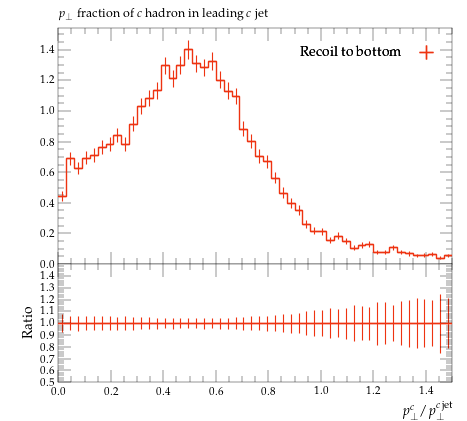

This chart was generated by the following Python code:
#! /usr/bin/env python

# This Python script was auto-generated using YODA v2.0.2.
# Analysis object: /MC_HFJETS/ptfracC
# Timestamp: 29-07-2026 (16:22:27)

import matplotlib as mpl
import matplotlib.pyplot as plt
mpl.use('Agg') # comment out for interactive use
import os
import numpy as np

plotDir = os.path.split(os.path.realpath(__file__))[0]
if 'YODA_USER_PLOT_PATH' in globals():
    plot_outdir = globals()['YODA_USER_PLOT_PATH']
else:
    plot_outdir = plotDir

#plot style
plt.style.use(os.path.join(plotDir, '../default.mplstyle'))
# plot metadata
figW, figH = plt.rcParams['figure.figsize']
ax_xLabel = r'$p_\perp^c / p_\perp^{c\,\mathrm{jet}}$'
ax_yLabel = r''
ax_title  = r'$p_\perp$ fraction of $c$ hadron in leading $c$ jet'
ax_xScale = 'linear'
ax_yScale = 'linear'
xLims = (0.0, 1.5)
yLims = (0.0, 1.5425476)

# TeX-friendly labels for the legend
labels = {
    'legend' : ([ r"Recoil to bottom" ], r""),
}

# Adjust canvas width and height
canvasW = 10.0
canvasH = 9.0
figW *= canvasW/10.
figH *= canvasH/9.

# Create figure and axis objects
fig, (ax, ratio0_ax) = plt.subplots(2, 1, sharex=True,
                  figsize=(figW,figH), gridspec_kw={'height_ratios': (6.0, 3.0)})

# Set figure margins
plt.subplots_adjust(
    left   = 1.0 * plt.rcParams['figure.subplot.left'],
    right  = 1.0 * plt.rcParams['figure.subplot.right'],
    top    = 1.0 * plt.rcParams['figure.subplot.top'],
    bottom = 1.0 * plt.rcParams['figure.subplot.bottom'])

ratio0_ax.yaxis.set_major_locator(mpl.ticker.MultipleLocator(0.1))
ratio0_ax.set_ylim(0.5, 1.4999)
ratio0_ax.set_ylabel('Ratio')

# the numerical data is stored in a separate file
dataf = dict()
prefix = os.path.split(__file__)[0]
if prefix:    prefix = prefix + '/'
exec(open(prefix+'ptfracC__data.py').read(), dataf)


legend_handles = dict() # keep track of handles for the legend

# style options for curves
# starts at zorder>=5 to draw curve on top of legend
styles = {
  'recoil_b': {
    'color' : '#EE3311',
    'linestyle' : '-',
    'linewidth' : 1,
    'marker' : 'none',
    'markersize' : 2,
    'capsize' : 0.0,
    'zorder' : 5,
    'histstyle' : 1,
    'drawstyle' : 'steps-pre',
    'xerrorbars' : 1,
    'yerrorbars' : 1,
    'fillcolor' : None,
    'fillopacity' : 1.0,
    'ratio0_linestyle' : '-',
    'ratio0_linewidth' : 1,
    'ratio0_marker' : 'none',
    'ratio0_markersize' : 2,
    'ratio0_capsize' : 0.0,
    'ratio0_zorder' : 5,
    'ratio0_histstyle' : 1,
    'ratio0_drawstyle' : 'steps-pre',
    'ratio0_xerrorbars' : 1,
    'ratio0_yerrorbars' : 1,
  },
}

# curve from input yoda files in main panel
for label, yvals in dataf['yvals'].items():
    if all(np.isnan(v) for v in dataf['yvals'][label]):
        continue
    tmp = None
    if styles[label]['histstyle']: # draw as histogram
        xpos = dataf['xedges'][label] if styles[label]['drawstyle'] else dataf['xpoints'][label]
        ypos = np.insert(yvals, 0, yvals[0]) if styles[label]['drawstyle'] else yvals
        if styles[label]['fillcolor']: # fill area below curve
            ax.fill_between(xpos, ypos, step='pre',
                            color=styles[label]['fillcolor'],
                            alpha=styles[label]['fillopacity'])
        tmp, = ax.plot(xpos, ypos,
                       color=styles[label]['color'],
                       linestyle=styles[label]['linestyle'],
                       linewidth=styles[label]['linewidth'],
                       drawstyle=styles[label]['drawstyle'], solid_joinstyle='miter',
                       zorder=styles[label]['zorder'], label=label)
    tmp = ax.errorbar(dataf['xpoints'][label], yvals,
                      xerr=np.array(dataf['xerrs'][label])*styles[label]['xerrorbars'],
                      yerr=np.array(dataf['yerrs'][label])*styles[label]['yerrorbars'],
                      fmt=styles[label]['marker'], capsize=styles[label]['capsize'],
                      markersize=styles[label]['markersize'],
                      ecolor=styles[label]['color'],
                      color=styles[label]['color'], zorder=styles[label]['zorder'])
    tmp[-1][0].set_linestyle(styles[label]['linestyle'])
    tmp[-1][0].set_linewidth(styles[label]['linewidth'])
    if label in dataf['add_legend_handle']:  legend_handles[label] = tmp
    for varLabel in dataf['variation_yvals'].keys():
        if varLabel.startswith(label):
            tmp, = ax.plot(dataf['xedges'][label], dataf['variation_yvals'][varLabel],
                           color=styles[label]['color'],
                           linestyle=styles[label]['linestyle'],
                           linewidth=styles[label]['linewidth'],
                           drawstyle='steps-pre', solid_joinstyle='miter',
                           zorder=styles[label]['zorder'], alpha=0.5)


# plots on ratio panel
# curve from input yoda files in ratio panel
for label, yvals in dataf['ratio0_yvals'].items():
    if all(np.isnan(v) for v in yvals):
        continue
    if styles[label]['ratio0_histstyle']: # plot as histogram
        xpos = dataf['xedges']['recoil_b'] if styles[label]['ratio0_drawstyle'] else dataf['xpoints']['recoil_b']
        ypos = np.insert(yvals, 0, yvals[0]) if styles[label]['ratio0_drawstyle'] else yvals
        ratio0_ax.plot(xpos, ypos,
                       color=styles[label]['color'],
                       linewidth=styles[label]['linewidth'],
                       linestyle=styles[label]['ratio0_linestyle'],
                       drawstyle=styles[label]['ratio0_drawstyle'], zorder=styles[label]['zorder'],
                       solid_joinstyle='miter')
    tmp = ratio0_ax.errorbar(dataf['xpoints']['recoil_b'], yvals,
                             xerr=np.array(dataf['ref_xerrs'])*styles[label]['ratio0_xerrorbars'],
                             yerr=np.array(dataf['ratio0_yerrs'][label])*styles[label]['ratio0_yerrorbars'],
                             fmt=styles[label]['ratio0_marker'], capsize=styles[label]['ratio0_capsize'],
                             markersize=styles[label]['ratio0_markersize'],
                             ecolor=styles[label]['color'],
                             color=styles[label]['color'])
    tmp[-1][0].set_linestyle(styles[label]['ratio0_linestyle'])
    tmp[-1][0].set_linewidth(styles[label]['ratio0_linewidth'])

    for varlabel in dataf['ratio0_variation_vals'].keys():
        if varlabel.startswith(label):
            ratio0_ax.plot(dataf['xedges']['recoil_b'],
                            dataf['ratio0_variation_vals'][varlabel],
                            color=styles[label]['color'],
                            linestyle=styles[label]['linestyle'],
                            linewidth=styles[label]['linewidth'],
                            drawstyle='steps-pre', solid_joinstyle='miter',
                            zorder=1, alpha=0.5)

legend_items = list(legend_handles.values())
ax.add_artist(ax.legend(legend_items,
                        labels['legend'][0],
                        title=labels['legend'][1],
                        alignment='right',
                        loc='upper right',
                        bbox_to_anchor=(1.0, 0.97),markerfirst=False))

# set plot metadata as defined above
ratio0_ax.set_xlabel(ax_xLabel)
ratio0_ax.xaxis.set_label_coords(1., -0.15)
ax.set_ylabel(ax_yLabel, ha='right', va='top')
ax.yaxis.set_label_coords(-0.11, 1.0)
ax.set_title(ax_title, loc='left')
ax.set_xscale(ax_xScale)
ax.set_yscale(ax_yScale)
ax.set_xlim(xLims)
ax.set_ylim(yLims)

# tick formatting
plt.rcParams['xtick.top'] = True
plt.rcParams['ytick.right'] = True
fig.align_ylabels((ax, ratio0_ax))
plt.savefig(os.path.join(plot_outdir, 'ptfracC.pdf'), format='PDF')
plt.savefig(os.path.join(plot_outdir, 'ptfracC.png'), format='PNG')

plt.close(fig)
